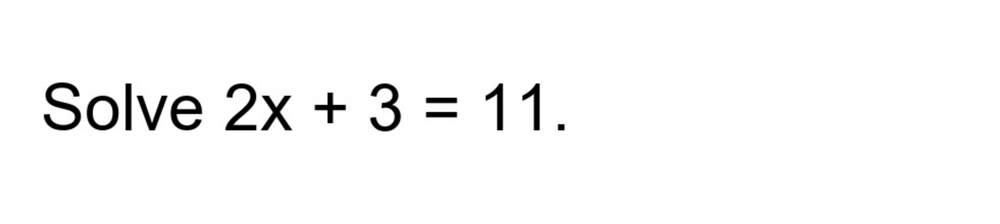
#> input picture tmp-ocr-render.png, 1000 x 224 px, shrunk from 1960 x 440 before the run
$ python ocr_preprocessor.py ../tmp-ocr-render.png
#> lines starting #> are read from the running program, lines starting #| are printed output that depends on the picture
"""
ConceptLens 2.0 — Image Quality & OCR Preprocessor
Gate 02: Blur detection, contrast enhancement, and bounding box cropping using Pillow and NumPy.
"""

import sys
import json
from pathlib import Path
from typing import Tuple, Dict, Any, Optional
from PIL import Image, ImageEnhance, ImageOps
import numpy as np

def calculate_laplacian_variance(image: Image.Image) -> float:
    """
    Computes the focus measure / blur score using the variance of the 2D Laplacian.
    Higher values (>100.0) indicate sharp, readable diagrams;
    Lower values (<80.0) flag blurry, out-of-focus camera scans.
    """
    # Convert to grayscale
    gray = image.convert('L')
    arr = np.array(gray, dtype=np.float64)

    if arr.shape[0] < 3 or arr.shape[1] < 3:
        return 0.0

    # 3x3 Discrete Laplacian Kernel
    #  0  1  0
    #  1 -4  1
    #  0  1  0
    kernel = np.array([
        [0,  1, 0],
        [1, -4, 1],
        [0,  1, 0]
    ], dtype=np.float64)

    # 2D Convolution via NumPy sliding window / slices
    pad = 1
    padded = np.pad(arr, pad, mode='edge')

    # Vectorized 3x3 convolution
    laplacian = (
        kernel[0, 0] * padded[:-2, :-2] + kernel[0, 1] * padded[:-2, 1:-1] + kernel[0, 2] * padded[:-2, 2:] +
        kernel[1, 0] * padded[1:-1, :-2] + kernel[1, 1] * padded[1:-1, 1:-1] + kernel[1, 2] * padded[1:-1, 2:] +
        kernel[2, 0] * padded[2:, :-2] + kernel[2, 1] * padded[2:, 1:-1] + kernel[2, 2] * padded[2:, 2:]
    )

    variance = float(np.var(laplacian))
    return variance

def check_image_readability(
    image_path: str,
    blur_threshold: float = 80.0
) -> Dict[str, Any]:
    """
    Evaluates whether an uploaded study diagram is clear enough for OCR interpretation.
    """
#> called with image_path = '../tmp-ocr-render.png', blur_threshold = 80
    path = Path(image_path)
    if not path.exists():
        return {
            "readable": False,
            "error": f"File not found: {image_path}",
            "blur_score": 0.0
        }

    try:
        with Image.open(path) as img:
#> img is the input picture: PIL image 1000x224 RGB; min 0, max 255, mean 248.9
            width, height = img.size
#> width = 1000; height = 224
            blur_score = calculate_laplacian_variance(img)
#> in calculate_laplacian_variance, `laplacian = ( kernel[0, 0] * padded[:-2, :-2] + kernel[0, 1] * padded[..`:
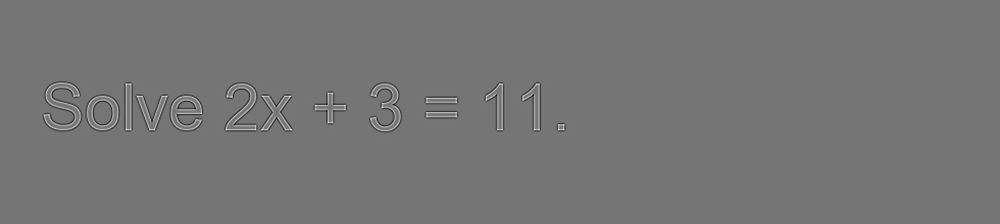
#> laplacian: shape (224, 1000) float64; min -286, max 333, mean 0; drawn with min black and max white
#> in calculate_laplacian_variance, `variance = float(np.var(laplacian))`: variance = 311.4
#> blur_score = 311.4
            is_sharp = blur_score >= blur_threshold
#> is_sharp = True

            return {
                "readable": is_sharp,
                "blur_score": round(blur_score, 2),
                "threshold": blur_threshold,
                "dimensions": {"width": width, "height": height},
                "status": "PASS" if is_sharp else "BLURRY_SCAN_DETECTED",
                "recommendation": (
                    "Image is sharp and readable."
                    if is_sharp
                    else "Image appears blurry or low-contrast. Please upload a clearer scan or crop tighter."
                )
            }
    except Exception as e:
        return {
            "readable": False,
            "error": str(e),
            "blur_score": 0.0
        }

def enhance_diagram_scan(
    image_path: str,
    output_path: Optional[str] = None,
    contrast_factor: float = 1.4,
    sharpness_factor: float = 1.6
) -> str:
    """
    Enhances contrast and ink sharpness for smartphone photos of handwritten notebooks.
    """
    input_path = Path(image_path)
    out_path = Path(output_path) if output_path else input_path.with_name(f"{input_path.stem}_enhanced.png")

    with Image.open(input_path) as img:
        # 1. Auto-contrast
        enhanced = ImageOps.autocontrast(img.convert('RGB'), cutoff=1)
        # 2. Boost contrast
        enhanced = ImageEnhance.Contrast(enhanced).enhance(contrast_factor)
        # 3. Boost sharpness
        enhanced = ImageEnhance.Sharpness(enhanced).enhance(sharpness_factor)

        enhanced.save(out_path, format="PNG")
        return str(out_path)

def crop_diagram_region(
    image_path: str,
    crop_box: Tuple[int, int, int, int],  # (x, y, width, height)
    output_path: Optional[str] = None
) -> str:
    """
    Extracts the diagram bounding box from a full exam paper page.
    """
    x, y, w, h = crop_box
    input_path = Path(image_path)
    out_path = Path(output_path) if output_path else input_path.with_name(f"{input_path.stem}_crop.png")

    with Image.open(input_path) as img:
        cropped = img.crop((x, y, x + w, y + h))
        cropped.save(out_path, format="PNG")
        return str(out_path)

if __name__ == "__main__":
    if len(sys.argv) > 1:
        img_arg = sys.argv[1]
        res = check_image_readability(img_arg)
#> res = 6 items
        print(json.dumps(res, indent=2))
#| {
#|   "readable": true,
#|   "blur_score": 311.45,
#|   "threshold": 80.0,
#|   "dimensions": {
#|     "width": 1000,
#|     "height": 224
#|   },
#|   "status": "PASS",
#|   "recommendation": "Image is sharp and readable."
#| }
    else:
        print("Usage: python ocr_preprocessor.py <image_path>")
